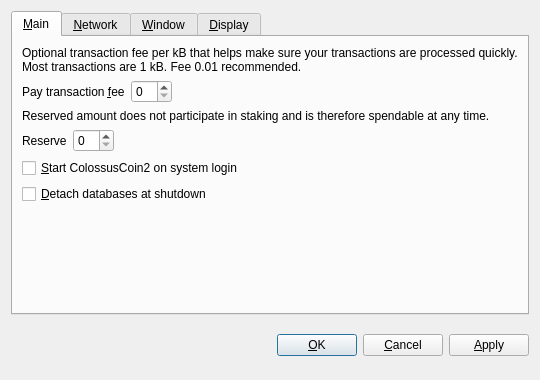
<?xml version="1.0" encoding="UTF-8"?>
<ui version="4.0">
 <class>OptionsDialog</class>
 <widget class="QDialog" name="OptionsDialog">
  <property name="geometry">
   <rect>
    <x>0</x>
    <y>0</y>
    <width>540</width>
    <height>380</height>
   </rect>
  </property>
  <property name="windowTitle">
   <string>Options</string>
  </property>
  <property name="modal">
   <bool>true</bool>
  </property>
  <layout class="QVBoxLayout" name="verticalLayout">
   <item>
    <widget class="QTabWidget" name="tabWidget">
     <property name="tabPosition">
      <enum>QTabWidget::North</enum>
     </property>
     <property name="currentIndex">
      <number>0</number>
     </property>
     <widget class="QWidget" name="tabMain">
      <attribute name="title">
       <string>&amp;Main</string>
      </attribute>
      <layout class="QVBoxLayout" name="verticalLayout_Main">
       <item>
        <widget class="QLabel" name="transactionFeeInfoLabel">
         <property name="text">
          <string>Optional transaction fee per kB that helps make sure your transactions are processed quickly. Most transactions are 1 kB. Fee 0.01 recommended.</string>
         </property>
         <property name="textFormat">
          <enum>Qt::PlainText</enum>
         </property>
         <property name="wordWrap">
          <bool>true</bool>
         </property>
        </widget>
       </item>
       <item>
        <layout class="QHBoxLayout" name="horizontalLayoutFee">
         <item>
          <widget class="QLabel" name="transactionFeeLabel">
           <property name="text">
            <string>Pay transaction &amp;fee</string>
           </property>
           <property name="textFormat">
            <enum>Qt::PlainText</enum>
           </property>
           <property name="buddy">
            <cstring>transactionFee</cstring>
           </property>
          </widget>
         </item>
         <item>
          <widget class="BitcoinAmountField" name="transactionFee"/>
         </item>
         <item>
          <spacer name="horizontalSpacerFee">
           <property name="orientation">
            <enum>Qt::Horizontal</enum>
           </property>
           <property name="sizeHint" stdset="0">
            <size>
             <width>40</width>
             <height>20</height>
            </size>
           </property>
          </spacer>
         </item>
        </layout>
       </item>
       <item>
        <widget class="QLabel" name="reserveBalanceInfoLabel">
         <property name="text">
          <string>Reserved amount does not participate in staking and is therefore spendable at any time.</string>
         </property>
         <property name="textFormat">
          <enum>Qt::PlainText</enum>
         </property>
         <property name="wordWrap">
          <bool>true</bool>
         </property>
        </widget>
       </item>
       <item>
        <layout class="QHBoxLayout" name="horizontalLayoutReserveBalance">
         <item>
          <widget class="QLabel" name="reserveBalanceLabel">
           <property name="text">
            <string>Reserve</string>
           </property>
           <property name="textFormat">
            <enum>Qt::PlainText</enum>
           </property>
           <property name="buddy">
            <cstring>reserveBalance</cstring>
           </property>
          </widget>
         </item>
         <item>
          <widget class="BitcoinAmountField" name="reserveBalance"/>
         </item>
         <item>
          <spacer name="horizontalSpacerReserveBalance">
           <property name="orientation">
            <enum>Qt::Horizontal</enum>
           </property>
           <property name="sizeHint" stdset="0">
            <size>
             <width>40</width>
             <height>20</height>
            </size>
           </property>
          </spacer>
         </item>
        </layout>
       </item>
       <item>
        <widget class="QCheckBox" name="bitcoinAtStartup">
         <property name="toolTip">
          <string>Automatically start ColossusCoin2 after logging in to the system.</string>
         </property>
         <property name="text">
          <string>&amp;Start ColossusCoin2 on system login</string>
         </property>
        </widget>
       </item>
       <item>
        <widget class="QCheckBox" name="detachDatabases">
         <property name="toolTip">
          <string>Detach block and address databases at shutdown. This means they can be moved to another data directory, but it slows down shutdown. The wallet is always detached.</string>
         </property>
         <property name="text">
          <string>&amp;Detach databases at shutdown</string>
         </property>
        </widget>
       </item>
       <item>
        <spacer name="verticalSpacer_Main">
         <property name="orientation">
          <enum>Qt::Vertical</enum>
         </property>
         <property name="sizeHint" stdset="0">
          <size>
           <width>20</width>
           <height>40</height>
          </size>
         </property>
        </spacer>
       </item>
      </layout>
     </widget>
     <widget class="QWidget" name="tabNetwork">
      <attribute name="title">
       <string>&amp;Network</string>
      </attribute>
      <layout class="QVBoxLayout" name="verticalLayout_Network">
       <item>
        <widget class="QCheckBox" name="mapPortUpnp">
         <property name="toolTip">
          <string>Automatically open the ColossusCoin2 client port on the router. This only works when your router supports UPnP and it is enabled.</string>
         </property>
         <property name="text">
          <string>Map port using &amp;UPnP</string>
         </property>
        </widget>
       </item>
       <item>
        <widget class="QCheckBox" name="connectSocks">
         <property name="toolTip">
          <string>Connect to the ColossusCoin2 network through a SOCKS proxy (e.g. when connecting through Tor).</string>
         </property>
         <property name="text">
          <string>&amp;Connect through SOCKS proxy:</string>
         </property>
        </widget>
       </item>
       <item>
        <layout class="QHBoxLayout" name="horizontalLayout_Network">
         <item>
          <widget class="QLabel" name="proxyIpLabel">
           <property name="text">
            <string>Proxy &amp;IP:</string>
           </property>
           <property name="textFormat">
            <enum>Qt::PlainText</enum>
           </property>
           <property name="buddy">
            <cstring>proxyIp</cstring>
           </property>
          </widget>
         </item>
         <item>
          <widget class="QValidatedLineEdit" name="proxyIp">
           <property name="maximumSize">
            <size>
             <width>140</width>
             <height>16777215</height>
            </size>
           </property>
           <property name="toolTip">
            <string>IP address of the proxy (e.g. 127.0.0.1)</string>
           </property>
          </widget>
         </item>
         <item>
          <widget class="QLabel" name="proxyPortLabel">
           <property name="text">
            <string>&amp;Port:</string>
           </property>
           <property name="textFormat">
            <enum>Qt::PlainText</enum>
           </property>
           <property name="buddy">
            <cstring>proxyPort</cstring>
           </property>
          </widget>
         </item>
         <item>
          <widget class="QLineEdit" name="proxyPort">
           <property name="maximumSize">
            <size>
             <width>55</width>
             <height>16777215</height>
            </size>
           </property>
           <property name="toolTip">
            <string>Port of the proxy (e.g. 9050)</string>
           </property>
          </widget>
         </item>
         <item>
          <widget class="QLabel" name="socksVersionLabel">
           <property name="text">
            <string>SOCKS &amp;Version:</string>
           </property>
           <property name="textFormat">
            <enum>Qt::PlainText</enum>
           </property>
           <property name="buddy">
            <cstring>socksVersion</cstring>
           </property>
          </widget>
         </item>
         <item>
          <widget class="QValueComboBox" name="socksVersion">
           <property name="toolTip">
            <string>SOCKS version of the proxy (e.g. 5)</string>
           </property>
          </widget>
         </item>
         <item>
          <spacer name="horizontalSpacer_Network">
           <property name="orientation">
            <enum>Qt::Horizontal</enum>
           </property>
           <property name="sizeHint" stdset="0">
            <size>
             <width>40</width>
             <height>20</height>
            </size>
           </property>
          </spacer>
         </item>
        </layout>
       </item>
       <item>
        <spacer name="verticalSpacer_Network">
         <property name="orientation">
          <enum>Qt::Vertical</enum>
         </property>
         <property name="sizeHint" stdset="0">
          <size>
           <width>20</width>
           <height>40</height>
          </size>
         </property>
        </spacer>
       </item>
      </layout>
     </widget>
     <widget class="QWidget" name="tabWindow">
      <attribute name="title">
       <string>&amp;Window</string>
      </attribute>
      <layout class="QVBoxLayout" name="verticalLayout_Window">
       <item>
        <widget class="QCheckBox" name="minimizeToTray">
         <property name="toolTip">
          <string>Show only a tray icon after minimizing the window.</string>
         </property>
         <property name="text">
          <string>&amp;Minimize to the tray instead of the taskbar</string>
         </property>
        </widget>
       </item>
       <item>
        <widget class="QCheckBox" name="minimizeOnClose">
         <property name="toolTip">
          <string>Minimize instead of exit the application when the window is closed. When this option is enabled, the application will be closed only after selecting Quit in the menu.</string>
         </property>
         <property name="text">
          <string>M&amp;inimize on close</string>
         </property>
        </widget>
       </item>
       <item>
        <spacer name="verticalSpacer_Window">
         <property name="orientation">
          <enum>Qt::Vertical</enum>
         </property>
         <property name="sizeHint" stdset="0">
          <size>
           <width>20</width>
           <height>40</height>
          </size>
         </property>
        </spacer>
       </item>
      </layout>
     </widget>
     <widget class="QWidget" name="tabDisplay">
      <attribute name="title">
       <string>&amp;Display</string>
      </attribute>
      <layout class="QVBoxLayout" name="verticalLayout_Display">
       <item>
        <layout class="QHBoxLayout" name="horizontalLayout_1_Display">
         <item>
          <widget class="QLabel" name="langLabel">
           <property name="text">
            <string>User Interface &amp;language:</string>
           </property>
           <property name="textFormat">
            <enum>Qt::PlainText</enum>
           </property>
           <property name="buddy">
            <cstring>lang</cstring>
           </property>
          </widget>
         </item>
         <item>
          <widget class="QValueComboBox" name="lang">
           <property name="toolTip">
            <string>The user interface language can be set here. This setting will take effect after restarting ColossusCoin2.</string>
           </property>
          </widget>
         </item>
        </layout>
       </item>
       <item>
        <layout class="QHBoxLayout" name="horizontalLayout_2_Display">
         <item>
          <widget class="QLabel" name="unitLabel">
           <property name="text">
            <string>&amp;Unit to show amounts in:</string>
           </property>
           <property name="textFormat">
            <enum>Qt::PlainText</enum>
           </property>
           <property name="buddy">
            <cstring>unit</cstring>
           </property>
          </widget>
         </item>
         <item>
          <widget class="QValueComboBox" name="unit">
           <property name="toolTip">
            <string>Choose the default subdivision unit to show in the interface and when sending coins.</string>
           </property>
          </widget>
         </item>
        </layout>
       </item>
       <item>
        <widget class="QCheckBox" name="displayAddresses">
         <property name="toolTip">
          <string>Whether to show ColossusCoin2 addresses in the transaction list or not.</string>
         </property>
         <property name="text">
          <string>&amp;Display addresses in transaction list</string>
         </property>
        </widget>
       </item>
       <item>
        <widget class="QCheckBox" name="coinControlFeatures">
         <property name="toolTip">
          <string>Whether to show coin control features or not.</string>
         </property>
         <property name="text">
          <string>Display coin &amp;control features (experts only!)</string>
         </property>
        </widget>
       </item>
       <item>
        <spacer name="verticalSpacer_Display">
         <property name="orientation">
          <enum>Qt::Vertical</enum>
         </property>
         <property name="sizeHint" stdset="0">
          <size>
           <width>20</width>
           <height>40</height>
          </size>
         </property>
        </spacer>
       </item>
      </layout>
     </widget>
    </widget>
   </item>
   <item>
    <layout class="QHBoxLayout" name="horizontalLayout_Buttons">
     <item>
      <spacer name="horizontalSpacer_1">
       <property name="orientation">
        <enum>Qt::Horizontal</enum>
       </property>
       <property name="sizeHint" stdset="0">
        <size>
         <width>40</width>
         <height>48</height>
        </size>
       </property>
      </spacer>
     </item>
     <item>
      <widget class="QLabel" name="statusLabel">
       <property name="font">
        <font>
         <weight>75</weight>
         <bold>true</bold>
        </font>
       </property>
       <property name="text">
        <string/>
       </property>
       <property name="textFormat">
        <enum>Qt::PlainText</enum>
       </property>
       <property name="wordWrap">
        <bool>true</bool>
       </property>
      </widget>
     </item>
     <item>
      <spacer name="horizontalSpacer_2">
       <property name="orientation">
        <enum>Qt::Horizontal</enum>
       </property>
       <property name="sizeHint" stdset="0">
        <size>
         <width>40</width>
         <height>48</height>
        </size>
       </property>
      </spacer>
     </item>
     <item>
      <widget class="QPushButton" name="okButton">
       <property name="text">
        <string>&amp;OK</string>
       </property>
      </widget>
     </item>
     <item>
      <widget class="QPushButton" name="cancelButton">
       <property name="text">
        <string>&amp;Cancel</string>
       </property>
       <property name="autoDefault">
        <bool>false</bool>
       </property>
      </widget>
     </item>
     <item>
      <widget class="QPushButton" name="applyButton">
       <property name="text">
        <string>&amp;Apply</string>
       </property>
       <property name="autoDefault">
        <bool>false</bool>
       </property>
      </widget>
     </item>
    </layout>
   </item>
  </layout>
 </widget>
 <customwidgets>
  <customwidget>
   <class>BitcoinAmountField</class>
   <extends>QSpinBox</extends>
   <header>bitcoinamountfield.h</header>
  </customwidget>
  <customwidget>
   <class>QValueComboBox</class>
   <extends>QComboBox</extends>
   <header>qvaluecombobox.h</header>
  </customwidget>
  <customwidget>
   <class>QValidatedLineEdit</class>
   <extends>QLineEdit</extends>
   <header>qvalidatedlineedit.h</header>
  </customwidget>
 </customwidgets>
 <resources/>
 <connections/>
</ui>
